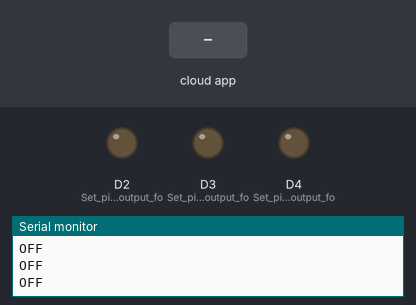
A sketch run on a simulated Arduino MKR. On the bench: output pins drawn as LEDs (lit = HIGH), the last lines printed to the serial monitor. Inputs (shaded band) come from the test bench. WiFi joins after 1.5 s; servers stay silent unless stated; the Firebase database answers and starts empty.

Above: at 2.8 s.
2.9 s: the phone or cloud app sets status to RED
At 4.2 s:
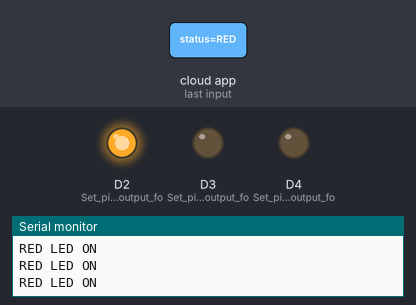
4.5 s: the phone or cloud app sets status to YELLOW
At 5.6 s:
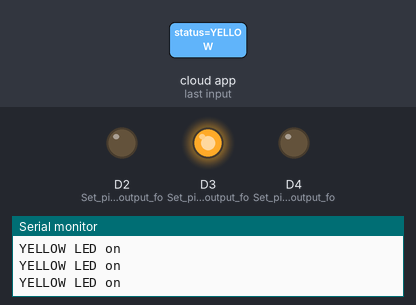
6.0 s: the phone or cloud app sets status to GREEN
At 6.9 s:
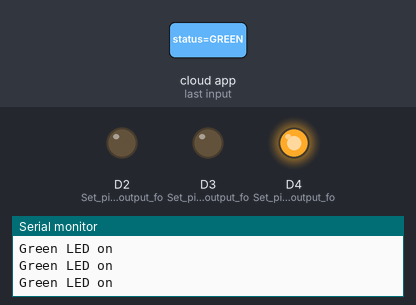
7.5 s: the phone or cloud app sets status to OFF
At 8.1 s:
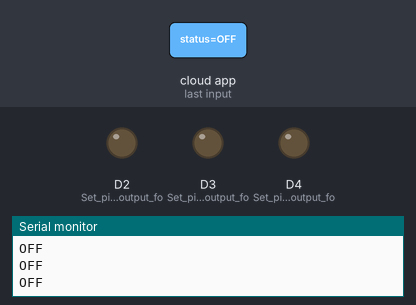
Timing chart, 0 to 10.0 s (numbered marks = the images above; inputs shaded):
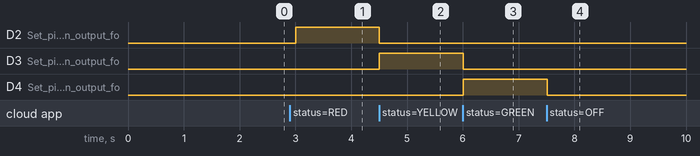

Measured:
- after the input at 2.9 s, D2 (Set_pin_2_as_an_output_fo): LOW → HIGH after 0.10 s
- after the input at 4.5 s, D2 (Set_pin_2_as_an_output_fo): HIGH → LOW at once; D3 (Set_pin_3_as_an_output_fo): LOW → HIGH at once
- after the input at 6.0 s, D3 (Set_pin_3_as_an_output_fo): HIGH → LOW at once; D4 (Set_pin_4_as_an_output_fo): LOW → HIGH at once
- after the input at 7.5 s, D4 (Set_pin_4_as_an_output_fo): HIGH → LOW at once

The sketch:

Traffic_Lights.ino
```cpp
// SIT210
// Name: Om Tomar
// Roll No: 2210994882

#include <Arduino.h>                // Include the Arduino library for basic functions
#include <WiFiNINA.h>               // Include the WiFiNINA library for WiFi connectivity
#include <ArduinoJson.h>            // Include the ArduinoJson library for JSON parsing
#include <Firebase_Arduino_WiFiNINA.h> // Include the Firebase library for Firebase integration

#define FIREBASE_HOST "https://light-control-b6f12-default-rtdb.asia-southeast1.firebasedatabase.app/" // Define the Firebase database URL
#define FIREBASE_AUTH "XNDueWNW3BeBXtWPPCE93UCaohnyWn5OZMs0LCVZ"   // Define the Firebase authentication token

char ssid[] = "Om";               // Define the WiFi SSID
char pass[] = "7011448844";       // Define the WiFi password

FirebaseData object;              // Create a FirebaseData object to interact with Firebase
String path = "/status/status";    // Define the Firebase database path

void setup()
{
  Serial.begin(9600);             // Initialize the serial communication for debugging
  pinMode(2, OUTPUT);             // Set pin 2 as an output for a LED
  pinMode(3, OUTPUT);             // Set pin 3 as an output for a LED
  pinMode(4, OUTPUT);             // Set pin 4 as an output for a LED

  // Initialize FirebaseData object
  FirebaseData object = FirebaseData();

  while (WiFi.begin(ssid, pass) != WL_CONNECTED)
  {
    // Attempt to connect to WiFi and retry if failed
    Serial.print(".");
    delay(5000);                  // Wait for 5 seconds before retrying
  }

  Serial.print("You're connected to the ");
  Serial.println(ssid);
  Serial.print("WiFi localIP: ");
  Serial.println(WiFi.localIP());
  Serial.println();

  // Initialize Firebase connection and set Firebase data to "OFF"
  Firebase.begin(FIREBASE_HOST, FIREBASE_AUTH, ssid, pass);
  Firebase.reconnectWiFi(true);

  if (Firebase.setString(object, path, "OFF"))
  {
    Serial.println("OK");          // Print "OK" if setting the Firebase data was successful
  }
  else
  {
    Serial.println("Error: " + object.errorReason()); // Print an error message if setting data failed
  }
}

void loop()
{
  if (Firebase.getString(object, path))
  {
    if (object.stringData() == "RED")
    {
      // Turn on the RED LED
      digitalWrite(2, HIGH);
      digitalWrite(3, LOW);
      digitalWrite(4, LOW);
      Serial.println("RED LED ON");
    }
    else if (object.stringData() == "YELLOW")
    {
      // Turn on the YELLOW LED
      digitalWrite(2, LOW);
      digitalWrite(3, HIGH);
      digitalWrite(4, LOW);
      Serial.println("YELLOW LED on");
    }
    else if (object.stringData() == "GREEN")
    {
      // Turn on the GREEN LED
      digitalWrite(3, LOW);
      digitalWrite(2, LOW);
      digitalWrite(4, HIGH);
      Serial.println("Green LED on");
    }
    else if (object.stringData() == "OFF")
    {
      // Turn off all LEDs
      digitalWrite(3, LOW);
      digitalWrite(2, LOW);
      digitalWrite(4, LOW);
      Serial.println("OFF");
    }
  }
  else
  {
    Serial.println("Error"); // Print an error message if Firebase data retrieval fails
  }
}
```
